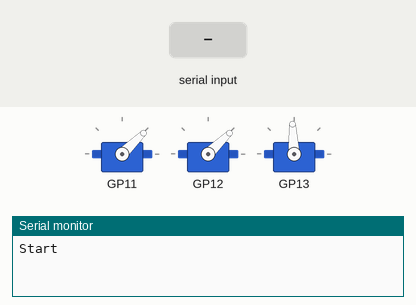
This program was run on a simulated Raspberry Pi Pico. Shown: 3 × servo, the last lines printed to the serial monitor. The test bench sets the inputs (shaded band).

Above: at 8.2 s.
8.3 s: "1" received over the second serial link
At 8.7 s:
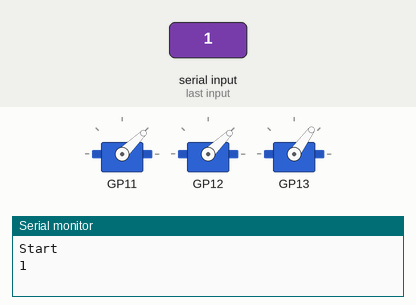
10.3 s: "2" received over the second serial link
At 10.6 s:
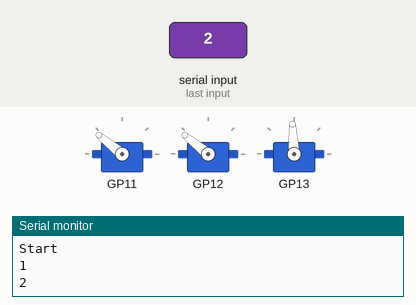
11.8 s: "0" received over the second serial link
At 12.9 s:
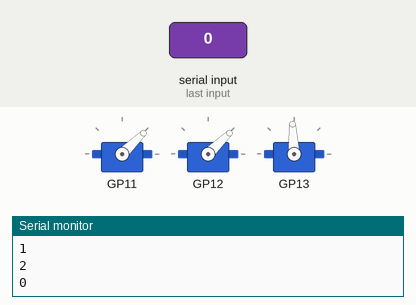
Timing chart, 0 to 14.8 s (numbered marks = the images above; inputs shaded):
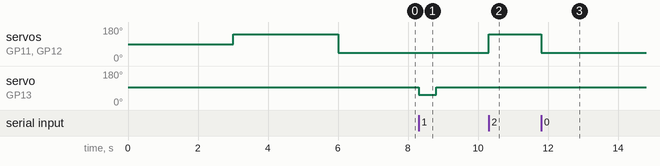

Measured:
- after the input at 8.3 s, servo on GP13: 93° → 54° at once, → 93° 0.50 s later
- after the input at 10.3 s, servo on GP11, servo on GP12: 44° → 141° at once
- after the input at 11.8 s, servo on GP11, servo on GP12: 141° → 44° at once

The program:

main.cpp
```cpp
#include <Arduino.h>

#include "actuator/motor_pulse.h"
MOTOR_PULSE esc[2] = {MOTOR_PULSE(11), MOTOR_PULSE(12)};
MOTOR_PULSE servo = MOTOR_PULSE(13);

bool shouldPush = false;
bool esc_enabled = false;

const float esc_power = 1.0;

void setup() {
    Serial.begin(115200);
    Serial.println("Start");

    Serial1.begin(115200);

    servo.ballPush(false);
    MOTOR_PULSE::init(esc);
}

void loop() {
    if (Serial1.available()) {
        char data = Serial1.read();

        if ((data & 0x01) == 0x01) {
            shouldPush = true;
        } else {
            shouldPush = false;
        }

        if ((data & 0x02) == 0x02) {
            esc_enabled = true;
        } else {
            esc_enabled = false;
        }
        Serial.println(data);

        while (Serial1.available()) {
            Serial1.read();
        }
    }

    if (esc_enabled) {
        esc[0] = esc[1] = esc_power;
    } else {
        esc[0] = esc[1] = 0.0;
    }

    if (shouldPush) {
        servo.ballPush(true);
        delay(500);
        shouldPush = false;
    } else {
        servo.ballPush(false);
    }
}
```

motor_pulse.cpp
```cpp
#include "motor_pulse.h"

MOTOR_PULSE::MOTOR_PULSE(int pin) {
    this->pin = pin;
    this->motor_device.attach(pin);
}

void MOTOR_PULSE::write(float value) {
    int sig = (MOTOR_PULSE_SIG_MAX - MOTOR_PULSE_SIG_MIN) * value +
              MOTOR_PULSE_SIG_MIN;
    this->motor_device.writeMicroseconds(sig);

    // Serial.println(sig);
}

float MOTOR_PULSE::operator=(float value) {
    this->write(value);
    return value;
}

void MOTOR_PULSE::init(MOTOR_PULSE* esc_arr, int esc_num) {
    delay(3000);

    for (int i = 0; i < esc_num; i++) {
        esc_arr[i] = 1.0;
    }
    delay(3000);

    for (int i = 0; i < esc_num; i++) {
        esc_arr[i] = 0.0;
    }
    delay(1000);
}

void MOTOR_PULSE::ballPush(bool isPush) {
    if (!isPush) {
        this->write(0.5);
    } else {
        this->write(0.1);
    }
}
```

motor_pulse.h
```cpp
#ifndef _MOTOR_PULSEOR_PULSE_H_
#define _MOTOR_PULSEOR_PULSE_H_

#include <Arduino.h>
#include <Servo.h>

#define MOTOR_PULSE_SIG_MAX 2000
#define MOTOR_PULSE_SIG_MIN 1000

class MOTOR_PULSE {
   private:
    int pin;
    Servo motor_device;

   public:
    MOTOR_PULSE(int pin);
    void write(float value);  // 0.0 ~ 1.0
    float operator=(float value);
    void ballPush(bool isPush);

    static void init(MOTOR_PULSE* esc_arr, int esc_num = 2);
};

#endif
```
